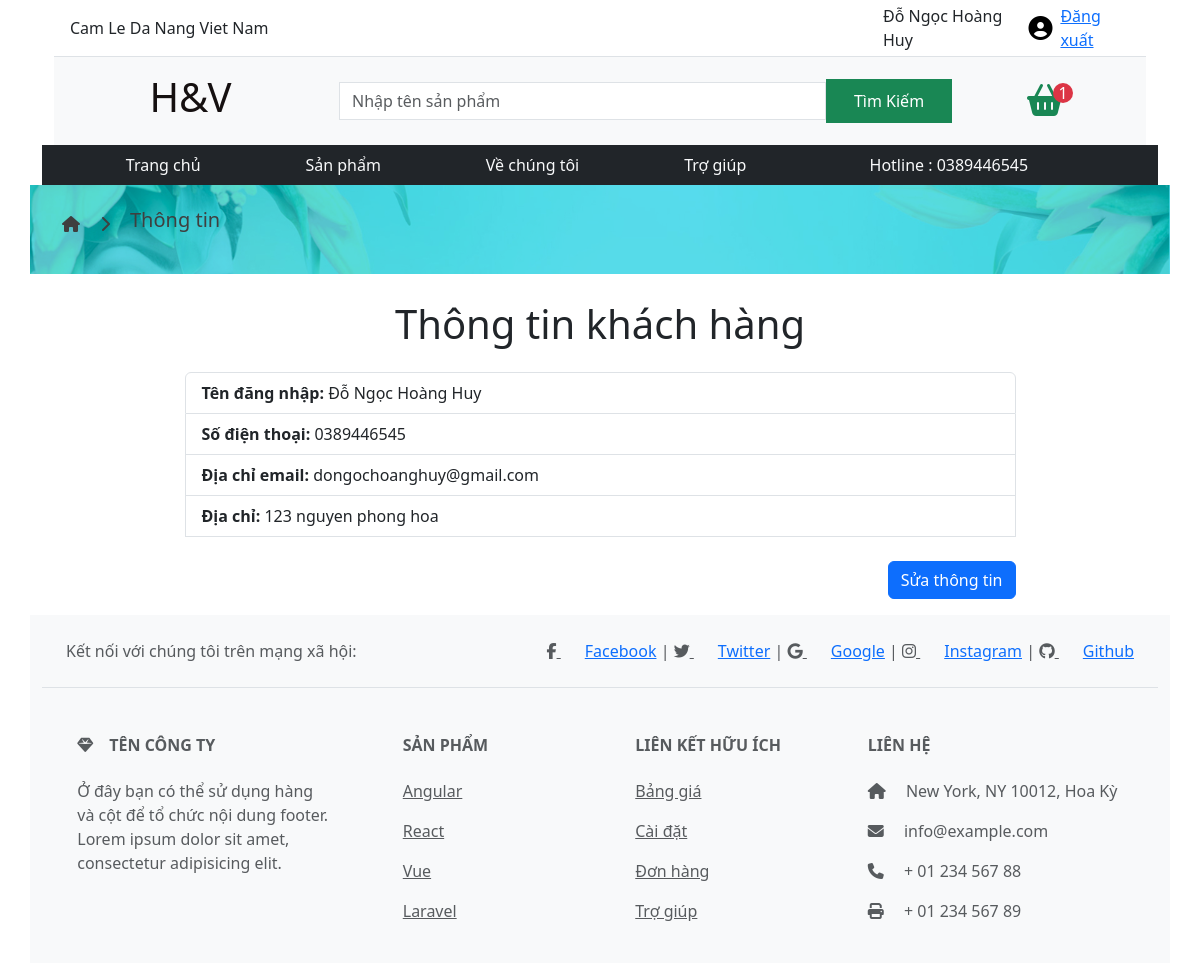
The page /user_profile/ (signed in) on the database its author committed.
### myshop/models.py (models this page shows, shortened)
class Customer(models.Model):
    user = models.OneToOneField(User, on_delete=models.CASCADE, null=True, blank=True)
    name = models.CharField(max_length=200, null=True)
    phone = models.CharField(max_length=20, blank=True, null=True)
    email = models.CharField(max_length=255, blank=True, null=True)
    address = models.CharField(max_length=255, blank=True, null=True)

### myshop/views.py (the view)
# urls.py: path('user_profile/', views.user_profile, name='user_profile'),
def user_profile(request):
    customer = Customer.objects.get(user=request.user)  # Lấy thông tin khách hàng dựa trên người dùng hiện tại
    total_quality = 0
    if request.user.is_authenticated:
        cart, created = Cart.objects.get_or_create(user=request.user)
        items = cart.cartitem_set.all()
        for item in items:
            total_quality += item.quantity
    context = {
        'customer':customer,
        'user': request.user,
        'search_form': search_form,
        'total_quality': total_quality,
    }
    return render(request, 'user_profile.html', context)

### myshop/forms.py
class ProductSearchForm(forms.Form):
    search_item = forms.CharField(label="", widget=forms.TextInput(attrs={'class': 'form-control rounded-0 search-input', 'placeholder': 'Nhập tên sản phẩm'}))

### templates/user_profile.html (shortened to what this page needs)
<!DOCTYPE html>
{% extends "base.html" %}
{% load static %}
{% block content %}
<div class="banner0 mt-4  container-lg ">
    <div class="bannerinfos  container-xxl d-flex">
        <i class="fa-solid fa-house fa-xxl"></i>
        <i class="fa-solid fa-chevron-right"></i>
        <h5>Thông tin </h5>
    </div>
</div>
<div class="container p-3">
    <h1 class="text-center mb-4">Thông tin khách hàng</h1>
    <div class="customer-info w-100 d-flex justify-content-center" style="width: 1000px">
        <ul class="list-group w-75">
            <li class="list-group-item">
                <strong>Tên đăng nhập:</strong> {{ customer.name }}
            </li>
            <li class="list-group-item">
                <strong>Số điện thoại:</strong> {{ customer.phone }}
            </li>
            <li class="list-group-item">
                <strong>Địa chỉ email:</strong> {{ customer.email }}
            </li>
            <li class="list-group-item">
                <strong>Địa chỉ:</strong> {{ customer.address }}
            </li>
            <div class="text-right mt-4 d-flex justify-content-end">
                <a href="{% url 'user_detail' %}" class=""><button class="btn btn-primary">Sửa thông tin</button></a>
            </div>
        </ul>
    </div>
</div>
{% endblock %}

### templates/base.html (shortened to what this page needs)
<!DOCTYPE html>
{% load static %}
<html>
<head>
    <link rel="stylesheet" href="{% static 'css/carta.css' %}">
    <link rel="stylesheet" href="{% static 'css/cards.css' %}">
    <link rel="stylesheet" href="{% static 'css/banner.css' %}">
    <link rel="stylesheet" href="{% static './css/bootstrap.min.css' %}">
    <link rel="stylesheet" href="https://cdn.jsdelivr.net/npm/bootstrap@5.3.2/dist/css/bootstrap.min.css"
>
    <link rel="stylesheet" href="https://cdnjs.cloudflare.com/ajax/libs/font-awesome/6.5.1/css/all.min.css"
 />
</head>
<body>
    <div class=" bg-white container-fluid d-flex justify-content-center" style="z-index: 99999;">
        <div class="bg-white position-fixed container-lg" style=" z-index: 9999">
            <header class="container-fluid">
                <div class="container-lg ">
                    <div class="row border-bottom p-1">
                        <div class="col-7 d-flex align-items-center">
                            Cam Le Da Nang Viet Nam
                        </div>
                        <div class="col-2"></div>
                        <div class="col-3 d-flex align-items-center gap-2 justify-content-end">
                            {% if user.is_authenticated%}
                            {{customer.name}}
                            <a href="{% url 'user_profile'%}"><i class="fa-solid fa-circle-user fa-xl"
                                    style="color: #000000;"></i></a>
                            <a href="{% url 'logout' %}">Đăng xuất</a>
                            {% endif%}
                        </div>
                    </div>
                    <div class="row bg-light">
                        <h1 class="logo col-3 d-flex align-items-center justify-content-center p-3" style="background-image: url('https://encrypted-tbn0.gstatic.com/images?q=tbn:ANd9GcS4zgWZeN1iCZzOBwhwVOtX_4k857hMeMIbSn20oaQM2o6LSieiENsBNxWcG56o8cxMQSc&usqp=CAU');
                        background-clip:text;
                        color:transparent;
                        background-color:rgb(21, 16, 16);">
                        </h1>
                        <form class="col-7 d-flex align-items-center justify-content-center" method="get"
                            action="{% url 'search_results' %}">
                            {{ search_form.search_item }}
                            <button type="submit" class="btn btn-success rounded-0 h-50 w-25  ">Tìm Kiếm</button>
                        </form>
                        <div class="col-2 d-flex align-items-center justify-content-center">
                            <a class="border-0 " href="/cart/">
                                <i class="fas fa-shopping-basket fa-2x text-success"
                                    style="transition: color 0.3s;"></i>
                            </a>
                            <p class="position-relative  text-bg-danger text-center d-flex align-items-center justify-content-center    "
                                style="border-radius: 100%;width: 20px; height: 20px; left: -10px; ">{{total_quality }}
                            </p>
                        </div>
                    </div>
                </div>
            </header>
            <nav class="container-lg bg-dark p-2 m-0" style="z-index: 9999;">
                <div class="row justify-content-around  ">
                    <div class="col-sm-8 col-lg-8 d-flex justify-content-around ">
                        <a href="/" class="text-decoration-none text-light">Trang
                            chủ </a>
                        <a href="/product/" class="text-decoration-none text-light">Sản
                            phẩm</a>
                       <a href="{% url 'about' %}" class="text-decoration-none text-light">Về chúng tôi</a>
                       <a href="{% url 'help' %}" class="text-decoration-none text-light">Trợ giúp</a>
                    </div>
                    <div class="col-3 d-md-block d-none text-light d-flex justify-content-center ">
                        <p class=" m-0">Hotline : 0389446545</p>
                    </div>
                </div>
            </nav>
        </div>
    </div>
    <div class="d-flex justify-content-center flex-column">
        {% block content %} {% endblock %}
    </div>
    <footer class="text-center d-md-block d-none container-lg text-lg-start bg-body-tertiary text-muted">
        <section class="d-flex justify-content-center justify-content-lg-between p-4 border-bottom">
            <div class="me-5 d-none d-lg-block">
                <span>Kết nối với chúng tôi trên mạng xã hội:</span>
            </div>
            <div>
                <a href class="me-4 text-reset" >
                    <i class="fab fa-facebook-f"></i>
                    <a href="https://facebook.com/dongochoanghuy" target="_blank">Facebook</a> |
                </a>
                <a href class="me-4 text-reset">
                    <i class="fab fa-twitter"></i>
                    <a href="https://x.com/katyperry?s=09" target="_blank">Twitter</a> |
                </a>
                <a href class="me-4 text-reset">
                    <i class="fab fa-google"></i>
                     <a href="https://www.google.com/" target="_blank">Google</a>  |
                </a>
                <a href class="me-4 text-reset">
                    <i class="fab fa-instagram"></i>
                    <a href="https://www.instagram.com/dnh_hyy?igsh=MWJpcWcxbGcwb3E4MQ==" target="_blank">Instagram</a> |
                </a>
                <a href class="me-4 text-reset">
                    <i class="fab fa-github"></i>
                    <a href="https://github.com/" target="_blank">Github</a>
                </a>
            </div>
        </section>
        <section class>
            <div class="container text-center text-md-start mt-5">
                <div class="row mt-3">
                    <div class="col-md-3 col-lg-4 col-xl-3 mx-auto mb-4">
                        <h6 class="text-uppercase fw-bold mb-4">
                            <i class="fas fa-gem me-3"></i>Tên công ty
                        </h6>
                        <p>
                            Ở đây bạn có thể sử dụng hàng và cột để tổ chức
                            nội dung footer.
                            Lorem ipsum
                            dolor sit amet, consectetur adipisicing elit.
                        </p>
                    </div>
                    <div class="col-md-2 col-lg-2 col-xl-2 mx-auto mb-4">
                        <h6 class="text-uppercase fw-bold mb-4">
                            Sản phẩm
                        </h6>
                        <p>
                            <a href="#!" class="text-reset">Angular</a>
                        </p>
                        <p>
                            <a href="#!" class="text-reset">React</a>
                        </p>
                        <p>
                            <a href="#!" class="text-reset">Vue</a>
                        </p>
                        <p>
                            <a href="#!" class="text-reset">Laravel</a>
                        </p>
                    </div>
                    <div class="col-md-3 col-lg-2 col-xl-2 mx-auto mb-4">
                        <h6 class="text-uppercase fw-bold mb-4">
                            Liên kết hữu ích
                        </h6>
                        <p>
                            <a href="#!" class="text-reset">Bảng giá</a>
                        </p>
                        <p>
                            <a href="#!" class="text-reset">Cài đặt</a>
                        </p>
                        <p>
                            <a href="#!" class="text-reset">Đơn hàng</a>
                        </p>
                        <p>
                            <a href="#!" class="text-reset">Trợ giúp</a>
                        </p>
                    </div>
                    <div class="col-md-4 col-lg-3 col-xl-3 mx-auto mb-md-0 mb-4">
                        <h6 class="text-uppercase fw-bold mb-4">Liên hệ</h6>
                        <p><i class="fas fa-home me-3"></i> New York, NY
                            10012, Hoa Kỳ</p>
                        <p>
                            <i class="fas fa-envelope me-3"></i>
                            info@example.com
                        </p>
                        <p><i class="fas fa-phone me-3"></i> + 01 234 567
                            88</p>
                        <p><i class="fas fa-print me-3"></i> + 01 234 567
                            89</p>
                    </div>
                </div>
            </div>
        </section>
    </footer>
</body>
</html>

### static/css/banner.css (style rules this page uses)
.banner0 { background-image: url("../image/banner.jpg"); height: 100px; background-size: cover; margin: 10px 0; background-color: #56dbed; background-blend-mode: multiply; }
.banner0 .bannerinfos { height: 100px; display: flex; align-items: center; justify-content: left; padding-left: 20px; color: #3f3f3f; font-size: 1.6rem; gap: 20px; }
.banner0 .bannerinfos i { font-size: 1rem; }
* { z-index: 1; }

### rows shown on the page
Customer: name "Đỗ Ngọc Hoàng Huy", phone "0389446545", email "dongochoanghuy@gmail.com", address "123 nguyen phong hoa"

### other values the page prints
{{ total_quality }} "1"
